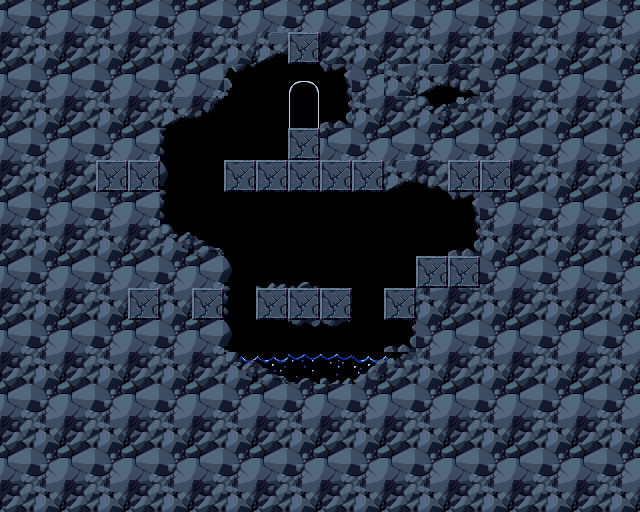

This game map was drawn from its Tiled (.tmx) file and the tilesets committed beside it. A one-line description and the trimmed map source follow:
An orthogonal 20x16 tile map with 32x32 px tiles, 2 tile layers (background, Tile Layer 1) and 14 objects (player).

<map version="1.10" tiledversion="1.11.2" orientation="orthogonal" renderorder="right-down" width="20" height="16" tilewidth="32" tileheight="32" infinite="0" nextlayerid="5" nextobjectid="55">
 <tileset firstgid="1" name="PrtCave" tilewidth="32" tileheight="32" tilecount="80" columns="16">
  <image source="../tilesets/PrtCave.png" width="512" height="160" />
 </tileset>
 <layer id="2" name="background" width="20" height="16">
  <data>[320 cells, 320 non-empty, 28 distinct tile ids]</data>
 </layer>
 <layer id="1" name="Tile Layer 1" width="20" height="16">
  <data>[320 cells, 19 non-empty, 1 distinct tile ids]</data>
 </layer>
 <objectgroup id="3" name="collisions">
  <object id="31" x="288.311" y="32.3827" width="31.3381" height="30.2935" />
  <object id="32" x="289.355" y="128.486" width="29.2489" height="31.3381" />
  <object id="33" x="224.59" y="160.869" width="157.735" height="30.2935" />
  <object id="41" x="387.53" y="288.311" width="28.2226" height="31.3381" />
  <object id="43" x="110.728" y="67.8993" width="50.141" height="220.412" />
  <object id="44" x="84.9944" y="249.661" width="137.506" height="35.5166" />
  <object id="45" x="209.966" y="252.794" width="12.5353" height="116.996" />
  <object id="46" x="416.797" y="255.928" width="63.7209" height="31.3381" />
  <object id="47" x="354.121" y="59.5425" width="19.8475" height="72.0777" />
  <object id="48" x="484.697" y="197.43" width="21.9367" height="65.8101" />
  <object id="50" x="417.842" y="320.694" width="16.7137" height="59.5425" />
  <object id="51" x="256.072" y="288.178" width="90.7061" height="31.3223" />
  <object id="52" x="224.324" y="366.437" width="191.785" height="35.5166" />
 </objectgroup>
 <objectgroup color="#00ff00" id="4" name="spawn points">
  <object id="54" name="player" x="302.204" y="266.376" width="6.37556" height="5.38524">
   <ellipse />
  </object>
 </objectgroup>
</map>